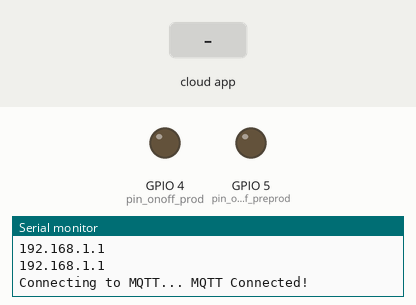
Recording of a sketch running on a simulated ESP8266 (NodeMCU). On the bench: output pins drawn as LEDs (lit = HIGH), the last lines printed to the serial monitor. The test bench sets the inputs (shaded band). WiFi joins after 1.5 s; servers stay silent unless stated; no MQTT or app messages arrive unless stated; not simulated (calls return 0 or success): secrets.h.

Above: at 2.7 s.
2.8 s: the phone or cloud app sets seconds to 0
4.3 s: the phone or cloud app sets pulse0 to 0
5.8 s: the phone or cloud app sets onoff0 to 0
7.3 s: the phone or cloud app sets onoff1 to 1
8.8 s: the phone or cloud app sets onoff0 to 1
At 12.0 s:
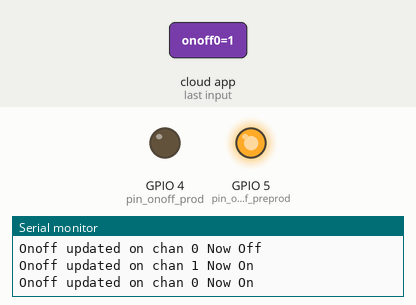
Timing chart, 0 to 12.8 s (numbered marks = the images above; inputs shaded):
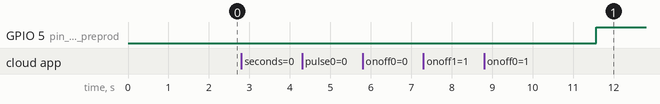

The sketch:

mqtt.ino
```cpp
#include <ESP8266WiFi.h>
#include "Adafruit_MQTT.h"
#include "Adafruit_MQTT_Client.h"
#include "secrets.h"
/************************* WiFi Access Point *********************************/

//#define WLAN_SSID       ""//Defined in secrets.h
//#define WLAN_PASS       ""//Defined in secrets.h

/************************* Adafruit.io Setup *********************************/

#define AIO_SERVER      "io.adafruit.com"
#define AIO_SERVERPORT  1883
//#define AIO_USERNAME  ""//Defined in secrets.h
//#define AIO_KEY       ""//Defined in secrets.h

/************ Global State (you don't need to change this!) ******************/

// Create an ESP8266 WiFiClient class to connect to the MQTT server.
WiFiClient client;

// Setup the MQTT client class by passing in the WiFi client and MQTT server and login details.
Adafruit_MQTT_Client mqtt(&client, AIO_SERVER, AIO_SERVERPORT, AIO_USERNAME, AIO_USERNAME, AIO_KEY);

/****************************** Feeds ***************************************/

Adafruit_MQTT_Subscribe feed_time = Adafruit_MQTT_Subscribe(&mqtt, "time/seconds");

Adafruit_MQTT_Subscribe feed_pulse_ms = Adafruit_MQTT_Subscribe(&mqtt, AIO_USERNAME "/feeds/pulse_ms", MQTT_QOS_1);

Adafruit_MQTT_Subscribe feed_onoff0 = Adafruit_MQTT_Subscribe(&mqtt, AIO_USERNAME "/feeds/onoff0", MQTT_QOS_1);
Adafruit_MQTT_Subscribe feed_onoff1 = Adafruit_MQTT_Subscribe(&mqtt, AIO_USERNAME "/feeds/onoff1", MQTT_QOS_1);

Adafruit_MQTT_Subscribe feed_pulse0 = Adafruit_MQTT_Subscribe(&mqtt, AIO_USERNAME "/feeds/pulse0", MQTT_QOS_1);
Adafruit_MQTT_Subscribe feed_pulse1 = Adafruit_MQTT_Subscribe(&mqtt, AIO_USERNAME "/feeds/pulse1", MQTT_QOS_1);

/*************************** Sketch Code ************************************/


#define pin_onoff_prod 4
#define pin_onoff_preprod 5


int seconds;
int minutes;
int hours;

int timeZone = 0; // UTC

void timecallback(uint32_t current) {

  // adjust to local time zone
  current += (timeZone * 60 * 60);

  // calculate current time
  seconds = current % 60;
  current /= 60;
  minutes = current % 60;
  current /= 60;
  hours = current % 24;

  // print hours
  if(hours == 0 || hours == 12)
    Serial.print("12");
  if(hours < 12)
    Serial.print(hours);
  else
    Serial.print(hours - 12);

  // print minutess
  Serial.print(":");
  if(minutes < 10) Serial.print("0");
  Serial.print(minutes);

  // print secondsonds
  Serial.print(":");
  if(seconds < 10) Serial.print("0");
  Serial.print(seconds);

  if(hours < 12)
    Serial.println(" am");
  else
    Serial.println(" pm");
}

unsigned short int pulse_ms = 100;
bool onoff[2] = {false, false};
bool last_pulse_onoff [2] = {false, false};
unsigned long next_pulse_evt_ms [2] = {0LL, 0LL};

void callback_slider(double x) {
  if ((x * 1000) > 65535) x = 65535.0;
  if (x < 0) x = 0.0;
  pulse_ms = (unsigned short)(x * 1000.0);
}

void handle_onoff(int chan, char *data) {
  char ch;
  char val = data[0] - '0';
  if (chan < 0 || chan > 1) return;
  if (val < 0 || val > 1) return;

  onoff[chan] = val==1?true:false;

  ch = '0' + chan;

  Serial.print("Onoff updated on chan ");
  Serial.print(ch);
  Serial.print(" Now ");
  Serial.println(val?"On":"Off");
}

void callback_onoff0(char *data, uint16_t len) {
  handle_onoff(0, data);
}

void callback_onoff1(char *data, uint16_t len) {
  handle_onoff(1, data);
}


void handle_pulse(int chan) {
  char ch;
  unsigned long long now = millis();
  unsigned long long next = now + pulse_ms;
  if (pulse_ms == 0L) return;
  if (chan < 0 || chan > 1) return;

  last_pulse_onoff[chan] = onoff[chan];

  if (next > 0xFFFFFFFFL) next -= 0xFFFFFFFFL;

  next_pulse_evt_ms[chan] = (unsigned long)next;

  ch = '0' + chan;

  Serial.print("Pulse ");
  Serial.print(pulse_ms);
  Serial.print(" requested on: chan ");
  Serial.println(ch);
}

void callback_pulse0(char *data, uint16_t len) {
  handle_pulse(0);
}

void callback_pulse1(char *data, uint16_t len) {
  handle_pulse(1);
}

void setupIO()
{
  pinMode(pin_onoff_preprod, OUTPUT);
  pinMode(pin_onoff_prod, OUTPUT);
  digitalWrite(pin_onoff_preprod, LOW);
  digitalWrite(pin_onoff_prod, LOW);
}


void setup() {

  setupIO();

  Serial.begin(115200);
  delay(10);

  Serial.println(F("Remote USB Unplug over MQTT"));

  // Connect to WiFi access point.
  Serial.println();
  Serial.println();
  Serial.print("Connecting to WIFI: ");
  Serial.println(WLAN_SSID);

  WiFi.begin(WLAN_SSID, WLAN_PASS);

  while (WiFi.status() != WL_CONNECTED) {
    delay(500);
    Serial.print(".");
  }
  Serial.println();
  Serial.print("WIFI Connected, IP address: ");
  Serial.println(WiFi.localIP());
  Serial.println(WiFi.subnetMask());
  Serial.println(WiFi.gatewayIP());
  Serial.println(WiFi.dnsIP());

  Serial.println();

  feed_time.setCallback(timecallback);
  feed_pulse0.setCallback(callback_pulse0);
  feed_pulse0.setCallback(callback_pulse1);
  feed_onoff0.setCallback(callback_onoff0);
  feed_onoff1.setCallback(callback_onoff1);


  // Setup MQTT subscription for time feed.
  mqtt.subscribe(&feed_time);
  mqtt.subscribe(&feed_pulse0);
  mqtt.subscribe(&feed_pulse1);
  mqtt.subscribe(&feed_onoff0);
  mqtt.subscribe(&feed_onoff1);


}

//uint32_t x=0;

void loop() {
  // Ensure the connection to the MQTT server is alive (this will make the first
  // connection and automatically reconnect when disconnected).  See the MQTT_connect
  // function definition further below.
  MQTT_connect();

  // this is our 'wait for incominutesg subscription packets and callback em' busy subloop
  // try to spend your time here:
  mqtt.processPackets(10000);

  // ping the server to keep the mqtt connection alive
  // NOT required if you are publishing once every KEEPALIVE secondsonds

  if(! mqtt.ping()) {
    mqtt.disconnect();
  }

  for(unsigned int chan=0;chan<1;chan++) {
    if (next_pulse_evt_ms[chan] < millis()){
      digitalWrite(pin_onoff_preprod, onoff[chan]);
    } else {
      digitalWrite(pin_onoff_preprod, ~last_pulse_onoff[chan]);
    }
  }
}

// Function to connect and reconnect as necessary to the MQTT server.
// Should be called in the loop function and it will take care if connecting.
void MQTT_connect() {
  int8_t ret;

  // Stop if already connected.
  if (mqtt.connected()) {
    return;
  }

  Serial.print("Connecting to MQTT... ");

  uint8_t retries = 3;
  while ((ret = mqtt.connect()) != 0) { // connect will return 0 for connected
       Serial.println(mqtt.connectErrorString(ret));
       Serial.println("Retrying MQTT connection in 10 secondsonds...");
       mqtt.disconnect();
       delay(10000);  // wait 10 secondsonds
       retries--;
       if (retries == 0) {
         // basically die and wait for WDT to reset me
         while (1);
       }
  }
  Serial.println("MQTT Connected!");
}
```

Measured:
- after the input at 8.8 s, GPIO 5 (pin_onoff_preprod): LOW → HIGH after 2.8 s
